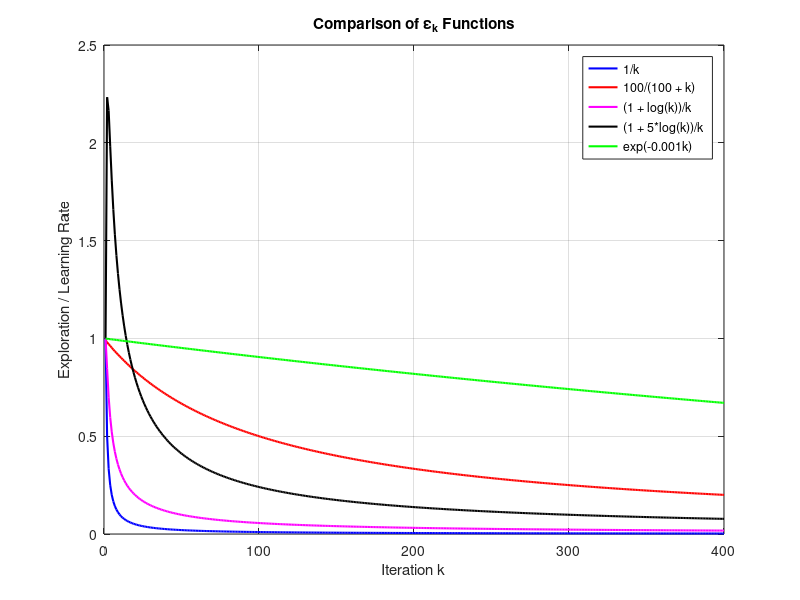

This figure's MATLAB source:
clc;
clear;
close all;

% The value range of k
k = 1:400;

% Define different exploration rate functions
eps1 = 1 ./ k;
eps2 = 100 ./ (100 + k);
eps3 = (1 + log(k)) ./ k;
eps4 = (1 + 5*log(k)) ./ k;
eps5 = exp(-0.001 .* k);

% Plot and save the curves
figure;
plot(k, eps1, 'b', 'LineWidth', 1.5); hold on;
plot(k, eps2, 'r', 'LineWidth', 1.5);
plot(k, eps3, 'm', 'LineWidth', 1.5);
plot(k, eps4, 'k', 'LineWidth', 1.5);
plot(k, eps5, 'g', 'LineWidth', 1.5);

legend({'1/k', '100/(100 + k)', '(1 + log(k))/k', '(1 + 5*log(k))/k', ...
        'exp(-0.001k)'}, ...
        'Location', 'northeast');

xlabel('Iteration k');
ylabel('Exploration / Learning Rate');
title('Comparison of \epsilon_k Functions');
grid on;

filename = sprintf('Comparison of Epsilon Functions.png');
saveas(gcf, filename);